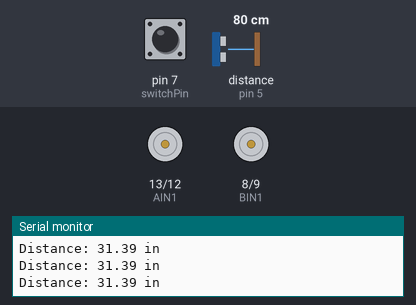
This sketch was run on a simulated Arduino Uno, built with avr-gcc and run on an emulated ATmega328P. Shown: motor-driver pin pairs drawn as motors (green arrow = first pin HIGH = forward, orange = second pin HIGH = backward, longer = more drive, scaled by the enable pin), the last lines printed to the serial monitor. Wiring (inferred from the names in the program): ultrasonic range finder: trigger pin 6; echo pin 5. Inputs (shaded band) come from the test bench; at power-on: pin 7 (switchPin) HIGH, distance to the obstacle (sensor on pin 5) 80 cm. The echo pulse lasts 58.3 µs per cm.

Above: at 1.2 s.
1.3 s: pin 7 (switchPin) pulled LOW for 0.15 s
At 1.39 s:
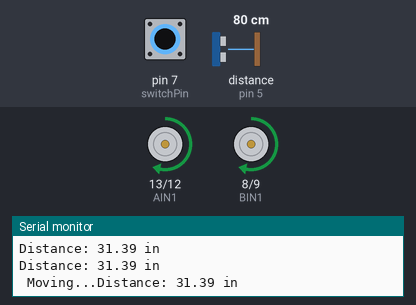
2.9 s: distance to the obstacle (sensor on pin 5) set to 2 cm
5.9 s: pin 7 (switchPin) pulled LOW for 1 s
At 6.2 s:
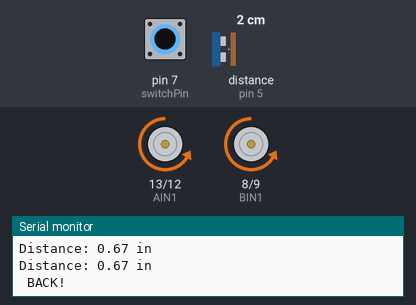
8.9 s: pin 7 (switchPin) pulled LOW for 3.2 s
At 9.38 s:
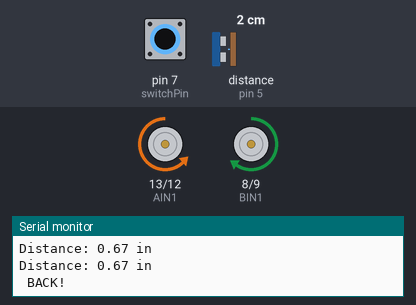
13.6 s: distance to the obstacle (sensor on pin 5) set to 4 cm
Timing chart, 0 to 16.6 s (numbered marks = the images above; inputs shaded):
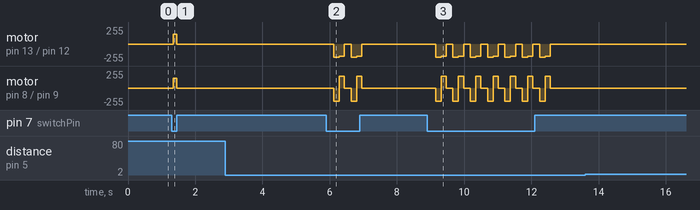

The sketch:

SIK_Circuit_5C-AutonomousRobot.ino
```cpp
/*
SparkFun Inventor’s Kit
Circuit 5C - Autonomous Robot

This robot will drive around on its own and react to obstacles by backing up and turning to a new direction.
This sketch was adapted from one of the activities in the SparkFun Guide to Arduino.
Check out the rest of the book at
https://www.sparkfun.com/products/14326

This sketch was written by SparkFun Electronics, with lots of help from the Arduino community.
This code is completely free for any use.

View circuit diagram and instructions at: https://learn.sparkfun.com/tutorials/sparkfun-inventors-kit-experiment-guide---v40
Download drawings and code at: https://github.com/sparkfun/SIK-Guide-Code
*/

//distance variables

const int trigPin = 6;
const int echoPin = 5;


//the left motor will be controlled by the motor B pins on the motor driver
const int PWMB = 10;           //speed control pin on the motor driver for the left motor
const int BIN2 = 9;           //control pin 2 on the motor driver for the left motor
const int BIN1 = 8;           //control pin 1 on the motor driver for the left motor

//the right motor will be controlled by the motor A pins on the motor driver
const int AIN1 = 13;           //control pin 1 on the motor driver for the right motor
const int AIN2 = 12;            //control pin 2 on the motor driver for the right motor
const int PWMA = 11;            //speed control pin on the motor driver for the right motor


int switchPin = 7;             //switch to turn the robot on and off

float distance = 0;            //variable to store the distance measured by the distance sensor

//robot behaviour variables
int backupTime = 165;           //amount of time that the robot will back up when it senses an object
int turnTime =100;             //amount that the robot will turn once it has backed up

/********************************************************************************/
void setup()
{
  pinMode(trigPin, OUTPUT);       //this pin will send ultrasonic pulses out from the distance sensor
  pinMode(echoPin, INPUT);        //this pin will sense when the pulses reflect back to the distance sensor

  pinMode(switchPin, INPUT_PULLUP);   //set this as a pullup to sense whether the switch is flipped


  //set the motor contro pins as outputs
  pinMode(AIN1, OUTPUT);
  pinMode(AIN2, OUTPUT);
  pinMode(PWMA, OUTPUT);

  pinMode(BIN1, OUTPUT);
  pinMode(BIN2, OUTPUT);
  pinMode(PWMB, OUTPUT);

  Serial.begin(9600);                       //begin serial communication with the computer
  Serial.print("To infinity and beyond!");  //test the serial connection
}

/********************************************************************************/
void loop()
{
  //DETECT THE DISTANCE READ BY THE DISTANCE SENSOR
  distance = getDistance();

  Serial.print("Distance: ");
  Serial.print(distance);
  Serial.println(" in");              // print the units

  if(digitalRead(switchPin) == LOW){  //if the on switch is flipped

    if(distance < 4){                //if an object is detected
      //back up and turn
      Serial.print(" ");
      Serial.print("BACK!");

      //stop for a moment
      rightMotor(0);
      leftMotor(0);
      delay(200);

      //back up
      rightMotor(-200);
      leftMotor(-200);
      delay(backupTime);

      //turn to the right
      rightMotor(-185);
      leftMotor(175);
      delay(turnTime);

    }else{                         //if no obstacle is detected drive forward
      Serial.print(" ");
      Serial.print("Moving...");


      rightMotor(150);
      leftMotor(150);
    }
  } else{                         //if the switch is off then stop

      //stop the motors
      rightMotor(0);
      leftMotor(0);
  }

  delay(50);                      //wait 50 milliseconds between readings
}

/********************************************************************************/
void rightMotor(int motorSpeed)                       //function for driving the right motor
{
  if (motorSpeed > 0)                                 //if the motor should drive forward (positive speed)
  {
    digitalWrite(AIN1, HIGH);                         //set pin 1 to high
    digitalWrite(AIN2, LOW);                          //set pin 2 to low
  }
  else if (motorSpeed < 0)                            //if the motor should drive backwar (negative speed)
  {
    digitalWrite(AIN1, LOW);                          //set pin 1 to low
    digitalWrite(AIN2, HIGH);                         //set pin 2 to high
  }
  else                                                //if the motor should stop
  {
    digitalWrite(AIN1, LOW);                          //set pin 1 to low
    digitalWrite(AIN2, LOW);                          //set pin 2 to low
  }
  analogWrite(PWMA, abs(motorSpeed));                 //now that the motor direction is set, drive it at the entered speed
}

/********************************************************************************/
void leftMotor(int motorSpeed)                        //function for driving the left motor
{
  if (motorSpeed > 0)                                 //if the motor should drive forward (positive speed)
  {
    digitalWrite(BIN1, HIGH);                         //set pin 1 to high
    digitalWrite(BIN2, LOW);                          //set pin 2 to low
  }
  else if (motorSpeed < 0)                            //if the motor should drive backwar (negative speed)
  {
    digitalWrite(BIN1, LOW);                          //set pin 1 to low
    digitalWrite(BIN2, HIGH);                         //set pin 2 to high
  }
  else                                                //if the motor should stop
  {
    digitalWrite(BIN1, LOW);                          //set pin 1 to low
    digitalWrite(BIN2, LOW);                          //set pin 2 to low
  }
  analogWrite(PWMB, abs(motorSpeed));                 //now that the motor direction is set, drive it at the entered speed
}

/********************************************************************************/
//RETURNS THE DISTANCE MEASURED BY THE HC-SR04 DISTANCE SENSOR
float getDistance()
{
  float echoTime;                   //variable to store the time it takes for a ping to bounce off an object
  float calcualtedDistance;         //variable to store the distance calculated from the echo time

  //send out an ultrasonic pulse that's 10ms long
  digitalWrite(trigPin, HIGH);
  delayMicroseconds(10);
  digitalWrite(trigPin, LOW);

  echoTime = pulseIn(echoPin, HIGH);      //use the pulsein command to see how long it takes for the
                                          //pulse to bounce back to the sensor

  calcualtedDistance = echoTime / 148.0;  //calculate the distance of the object that reflected the pulse (half the bounce time multiplied by the speed of sound)

  return calcualtedDistance;              //send back the distance that was calculated
}
```

Measured:
- after the input at 1.3 s, motor on pin 13 (AIN1) / pin 12 (AIN2), motor on pin 8 (BIN1) / pin 9 (BIN2): stopped → forward 150/255 at once, → stopped 0.11 s later
